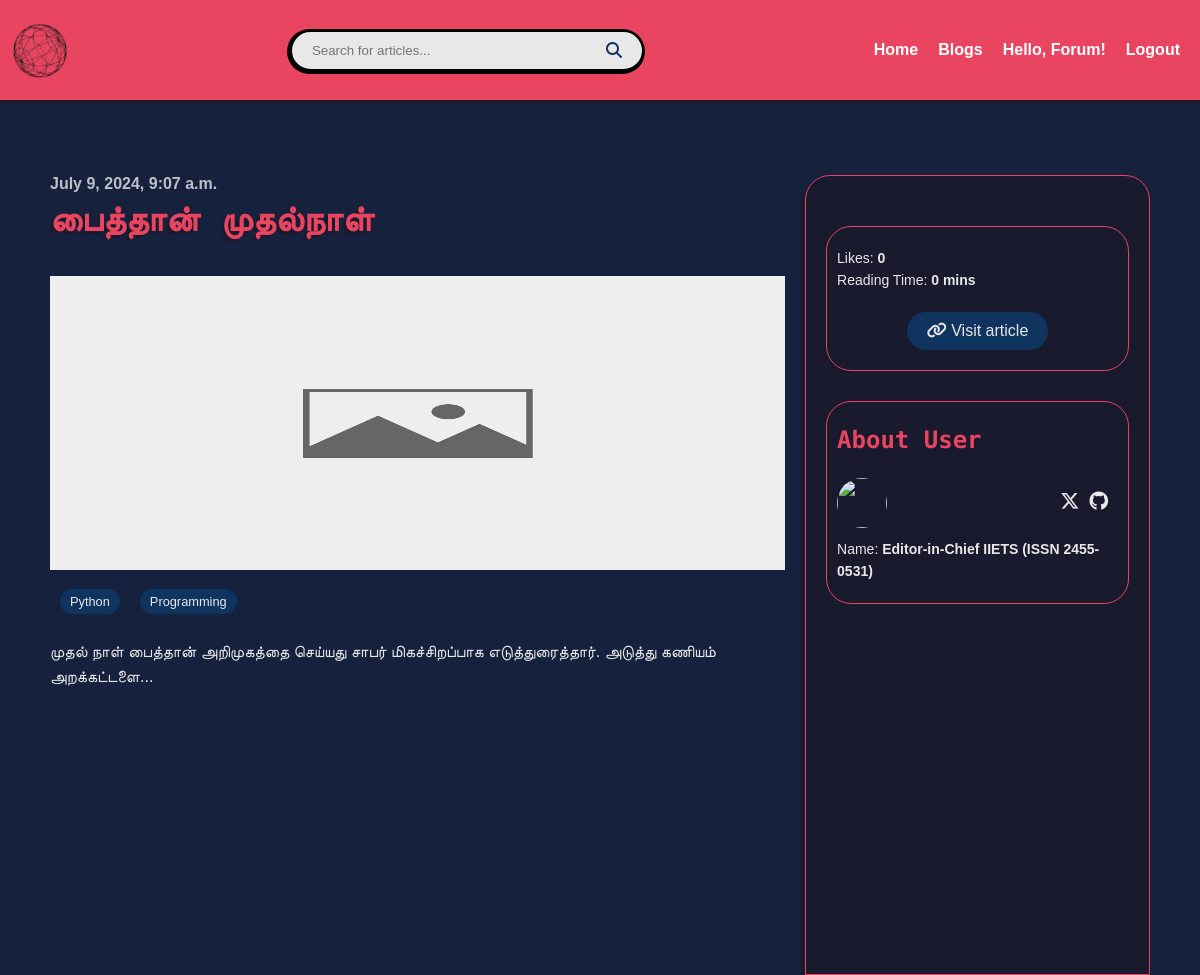
/blogpost/blog/3 (signed in), run on the app's committed database.
### BlogPost/models.py (models this page shows, shortened)
class BlogPost(models.Model):
    title = models.CharField(max_length=255)
    description = models.TextField(max_length=3000, null=True)
    url = models.URLField(default=None)
    tags = models.CharField(max_length=255, null=True)
    reactions = models.IntegerField(default=0)
    cover_img = models.URLField(null=True)
    reading_time_minutes = models.IntegerField(null=True)
    author = models.CharField(max_length=150, null=True)
    twitter_url = models.URLField(null=True)
    github_url = models.URLField(null=True)
    website_url = models.URLField(null=True)
    profile_image = models.URLField(null=True)
    published_date = models.DateTimeField(null=True)

### BlogPost/views.py (the view)
# urls.py: path('blog/<int:id>', views.blog_page, name='blog_page'),
def blog_page(request, id):
    article = BlogPost.objects.get(id=id)
    article.tags = article.tags.split(', ')
    return render(request, 'BlogPost/blog_page.html', {"article": article})

### templates/BlogPost/blog_page.html (shortened to what this page needs)
{% extends 'layout.html' %} {% load static %}  {% block content %}
<div class="container">
  <article class="content">
    <span>{{article.published_date}}</span>
    <h2>{{article.title}}</h2>
    {% if article.cover_img %}
    <img src="{{article.cover_img}}" alt="" />
    {% else %}
    <img src="{% static 'images/blank.jpg' %}" alt="" />
    {% endif %}
    <ul>
      {% for tag in article.tags %}
      <li><a href="{% url 'search' tag %}">{{tag}}</a></li>
      {% endfor %}
    </ul>
    <p>{{article.description}}</p>
  </article>
  <aside>
    <div class="about-blog">
      <p>Likes: <strong>{{article.reactions}}</strong></p>
      <p>
        Reading Time: <strong>{{article.reading_time_minutes}} mins</strong>
      </p>
      <a href="{{article.url}}" target="_blank"
        ><i class="fa-solid fa-link"></i> Visit article</a
      >
    </div>
    <div class="author">
      <h3>About User</h3>
      {% if article.profile_image %}
      <a href="{{article.website_url}}" target="_blank" class="profile_image">
        <img src="{{article.profile_image}}" alt="" />
      </a>
      {% else %}
      <img
        src="https://cdn.pixabay.com/photo/2015/10/05/22/37/blank-profile-picture-973460_1280.png"
        alt=""
      />
      {% endif %}
      <div class="author-info">
        <ul>
          <li title="{{article.author}} Twitter">
            <a href="{{article.twitter_url}}" target="_blank"
              ><i class="fa-brands fa-x-twitter"></i
            ></a>
          </li>
          <li title="{{article.author}} Github">
            <a href="{{article.github_url}}" target="_blank"
              ><i class="fa-brands fa-github"></i
            ></a>
          </li>
        </ul>
        <p>Name: <strong>{{article.author}}</strong></p>
      </div>
    </div>
  </aside>
</div>
{% endblock %}

### static/css/styles.css (style rules this page uses)
:root { --main-color: #1a1a2e; --second-color: #16213e; --third-color: #0f3460; --header-color: #e94560; --text-color: #e8e8e8; }
* { margin: 0; padding: 0; box-sizing: border-box; scroll-behavior: smooth; }
body { background-color: var(--second-color); color: var(--text-color); font-family: Arial, sans-serif; }
ul { list-style: none; }
a { text-decoration: none; }
.container { max-width: 1200px; padding: 0 50px; margin: 0 auto; }
h1, h2, h3, h4, h5, h6 { color: var(--header-color); text-shadow: -3px 3px 0 var(--main-color); width: fit-content; font-family: "Fira Code", monospace; line-height: 1.5; }
p { font-size: 14px; line-height: 1.6; color: var(--text-color); }

### templates/BlogPost/blog_page.html (style rules this page uses)
body > .container { max-width: 100%; display: flex; justify-content: space-between; min-height: 100vh; margin-top: 175px; gap: 20px; }
.content { width: 90%; margin-bottom: 50px; }
.content > span { font-weight: 600; opacity: 0.8; text-align: right; }
.content h2 { font-size: 2.2rem; margin-bottom: 30px; }
.content img { width: 100%; aspect-ratio: 5/2; }
.content ul { display: flex; flex-wrap: wrap; margin: 10px 0 20px; }
.content ul li { background-color: var(--third-color); margin: 5px 10px; border-radius: 50px; text-transform: capitalize; display: flex; align-items: center; justify-content: center; transition-duration: 0.3s; }
.content ul li a { color: var(--text-color); padding: 5px 10px; font-size: 0.8rem; }
.content > p { color: var(--text-color); font-weight: 400; font-size: 1rem; }
aside { background-color: var(--main-color); width: 450px; padding: 50px 20px 50px; box-shadow: -2px 4px 2px 2px var(--main-color); border-radius: 25px 25px 0 0; border: 1px solid var(--header-color); }
aside > div { border: 1px solid var(--header-color); padding: 20px 10px; border-radius: 25px; margin-bottom: 30px; }
aside h3 { text-shadow: -2px 1px 0 var(--main-color); font-size: 1.5rem; margin-bottom: 20px; }
aside .author { position: relative; }
aside ul { position: absolute; top: 50%; right: 20px; transform: translateY(-50%); gap: 10px; display: flex; }
aside ul a { font-size: 1.2rem; color: var(--text-color); transition-duration: 0.3s; }
aside .profile_image img { width: 50px; height: 50px; border-radius: 50%; transition-duration: 0.3s; margin-bottom: 10px; }
aside .about-blog a { background-color: var(--third-color); display: block; width: fit-content; margin: 20px auto 0; padding: 10px 20px; border-radius: 25px; color: var(--text-color); transition-duration: 0.3s; }

### data on the page
BlogPost: published_date "July 9, 2024, 9:07 a.m.", title "பைத்தான் முதல்நாள்", description "முதல் நாள் பைத்தான் அறிமுகத்தை செய்யது சாபர் மிகச்சிறப்பாக எடுத்துரைத்தார். அடுத்து கணியம் அறக்கட்டளை...", reactions "0", reading_time_minutes "0", author "Editor-in-Chief IIETS (ISSN 2455-0531)"

### other printed values
{{ tag }} "Python" "Programming"
